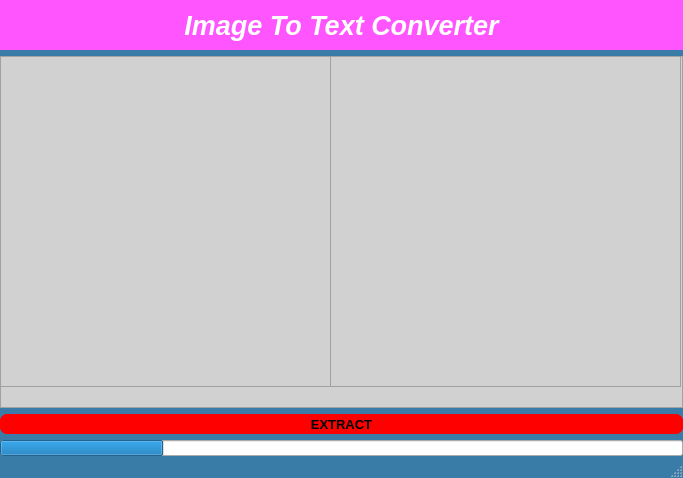
<?xml version="1.0" encoding="UTF-8"?>
<ui version="4.0">
 <class>MainWindow</class>
 <widget class="QMainWindow" name="MainWindow">
  <property name="geometry">
   <rect>
    <x>0</x>
    <y>0</y>
    <width>683</width>
    <height>478</height>
   </rect>
  </property>
  <property name="windowTitle">
   <string>MainWindow</string>
  </property>
  <property name="styleSheet">
   <string notr="true">QMainWindow{  
background-color:rgb(57,124,168);
 }
QLabel{ 
background-color:rgb(57,124,168);
color:rgb(255,255,255);
  }
QFrame,QFrame{ 
background-color:rgb(209,209,209);   }
QPushButton{  
border-radius:7px;
color:rgb(0,0,0);
background-color:rgb(255,0,0);
 }
QPushButton::hover{  
border:5px;
color:rgb(250,250,250);
background-color:rgb(0,150,73);
 }</string>
  </property>
  <widget class="QWidget" name="centralwidget">
   <layout class="QVBoxLayout" name="verticalLayout">
    <property name="spacing">
     <number>6</number>
    </property>
    <property name="leftMargin">
     <number>0</number>
    </property>
    <property name="topMargin">
     <number>0</number>
    </property>
    <property name="rightMargin">
     <number>0</number>
    </property>
    <property name="bottomMargin">
     <number>0</number>
    </property>
    <item>
     <widget class="QLabel" name="label">
      <property name="maximumSize">
       <size>
        <width>16777215</width>
        <height>50</height>
       </size>
      </property>
      <property name="font">
       <font>
        <pointsize>20</pointsize>
        <italic>true</italic>
        <bold>true</bold>
       </font>
      </property>
      <property name="layoutDirection">
       <enum>Qt::LeftToRight</enum>
      </property>
      <property name="styleSheet">
       <string notr="true">QLabel{
 background-color:rgb(255, 85, 255);
}</string>
      </property>
      <property name="text">
       <string>Image To Text Converter</string>
      </property>
      <property name="alignment">
       <set>Qt::AlignCenter</set>
      </property>
     </widget>
    </item>
    <item>
     <widget class="QFrame" name="mainframe">
      <property name="enabled">
       <bool>true</bool>
      </property>
      <property name="frameShape">
       <enum>QFrame::StyledPanel</enum>
      </property>
      <property name="frameShadow">
       <enum>QFrame::Raised</enum>
      </property>
      <widget class="QFrame" name="frame">
       <property name="geometry">
        <rect>
         <x>0</x>
         <y>0</y>
         <width>331</width>
         <height>331</height>
        </rect>
       </property>
       <property name="frameShape">
        <enum>QFrame::StyledPanel</enum>
       </property>
       <property name="frameShadow">
        <enum>QFrame::Raised</enum>
       </property>
       <widget class="QWidget" name="horizontalLayoutWidget">
        <property name="geometry">
         <rect>
          <x>0</x>
          <y>0</y>
          <width>331</width>
          <height>331</height>
         </rect>
        </property>
        <layout class="QHBoxLayout" name="imgLayout"/>
       </widget>
      </widget>
      <widget class="QFrame" name="frame_2">
       <property name="geometry">
        <rect>
         <x>330</x>
         <y>0</y>
         <width>351</width>
         <height>331</height>
        </rect>
       </property>
       <property name="frameShape">
        <enum>QFrame::StyledPanel</enum>
       </property>
       <property name="frameShadow">
        <enum>QFrame::Raised</enum>
       </property>
       <widget class="QTextEdit" name="textEdit">
        <property name="geometry">
         <rect>
          <x>0</x>
          <y>0</y>
          <width>351</width>
          <height>331</height>
         </rect>
        </property>
       </widget>
      </widget>
     </widget>
    </item>
    <item>
     <widget class="QPushButton" name="extractBtn">
      <property name="maximumSize">
       <size>
        <width>16777215</width>
        <height>20</height>
       </size>
      </property>
      <property name="font">
       <font>
        <pointsize>10</pointsize>
        <bold>true</bold>
       </font>
      </property>
      <property name="text">
       <string>EXTRACT</string>
      </property>
     </widget>
    </item>
    <item>
     <widget class="QProgressBar" name="progressBar">
      <property name="maximumSize">
       <size>
        <width>16777215</width>
        <height>16</height>
       </size>
      </property>
      <property name="font">
       <font>
        <bold>false</bold>
       </font>
      </property>
      <property name="value">
       <number>24</number>
      </property>
      <property name="textVisible">
       <bool>false</bool>
      </property>
     </widget>
    </item>
   </layout>
  </widget>
  <widget class="QMenuBar" name="menubar">
   <property name="geometry">
    <rect>
     <x>0</x>
     <y>0</y>
     <width>683</width>
     <height>22</height>
    </rect>
   </property>
  </widget>
  <widget class="QStatusBar" name="statusbar"/>
 </widget>
 <resources/>
 <connections/>
</ui>
